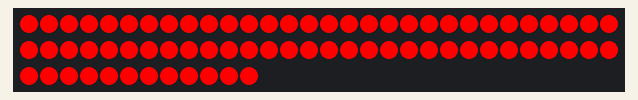
A sketch run on a simulated ATtiny85, built with avr-gcc and run on an emulated ATtiny85. Parts: 72 RGB LEDs in strip order, left to right, continuing on the next row. What the sketch prints to the serial monitor is not drawn.

Above: at 0.1 s.

The sketch:

led_strip_tests.ino
```cpp
// Simple strand test for Adafruit Dot Star RGB LED strip.
// This is a basic diagnostic tool, NOT a graphics demo...helps confirm
// correct wiring and tests each pixel's ability to display red, green
// and blue and to forward data down the line.  By limiting the number
// and color of LEDs, it's reasonably safe to power a couple meters off
// the Arduino's 5V pin.  DON'T try that with other code!

#include <Adafruit_DotStar.h>
// Because conditional #includes don't work w/Arduino sketches...
#include <SPI.h>         // COMMENT OUT THIS LINE FOR GEMMA OR TRINKET
//#include <avr/power.h> // ENABLE THIS LINE FOR GEMMA OR TRINKET

#define NUMPIXELS 72 // Number of LEDs in strip

// Here's how to control the LEDs from any two pins:
#define DATAPIN    4
#define CLOCKPIN   5
Adafruit_DotStar strip(NUMPIXELS, DATAPIN, CLOCKPIN, DOTSTAR_BGR);
// The last parameter is optional -- this is the color data order of the
// DotStar strip, which has changed over time in different production runs.
// Your code just uses R,G,B colors, the library then reassigns as needed.
// Default is DOTSTAR_BRG, so change this if you have an earlier strip.

// Hardware SPI is a little faster, but must be wired to specific pins
// (Arduino Uno = pin 11 for data, 13 for clock, other boards are different).
//Adafruit_DotStar strip(NUMPIXELS, DOTSTAR_BRG);

uint32_t magenta;

void setup() {

#if defined(__AVR_ATtiny85__) && (F_CPU == 16000000L)
  clock_prescale_set(clock_div_1); // Enable 16 MHz on Trinket
#endif
//  strip.setBrightness(100);
  magenta = strip.Color(255,0 , 0);
  Serial.begin(9600);
  Serial.println(magenta, HEX);
  strip.begin(); // Initialize pins for output
  strip.show();  // Turn all LEDs off ASAP
}

// Runs 10 LEDs at a time along strip,  cycling through red, green and blue.
// This requires about 200 mA for all the 'on' pixels + 1 mA per 'off' pixel.

int      head  = 0, tail = -10; // Index of first 'on' and 'off' pixels
uint32_t color = 0xFF0000;      // 'On' color (starts red)

void loop() {

//  strip.setPixelColor(head, magenta); // 'On' pixel at head
//  strip.setPixelColor(tail, 0);     // 'Off' pixel at tail
  strip.fill(magenta);
  strip.show();                     // Refresh strip
  delay(20);                        // Pause 20 milliseconds (~50 FPS)

  if(++head >= NUMPIXELS) {         // Increment head index.  Off end of strip?
    head = 0;                       //  Yes, reset head index to start
//    if((color >>= 8) == 0)          //  Next color (R->G->B) ... past blue now?
//      color = 0xFF0000;             //   Yes, reset to red
  }
  if(++tail >= NUMPIXELS) tail = 0; // Increment, reset tail index
}
```
